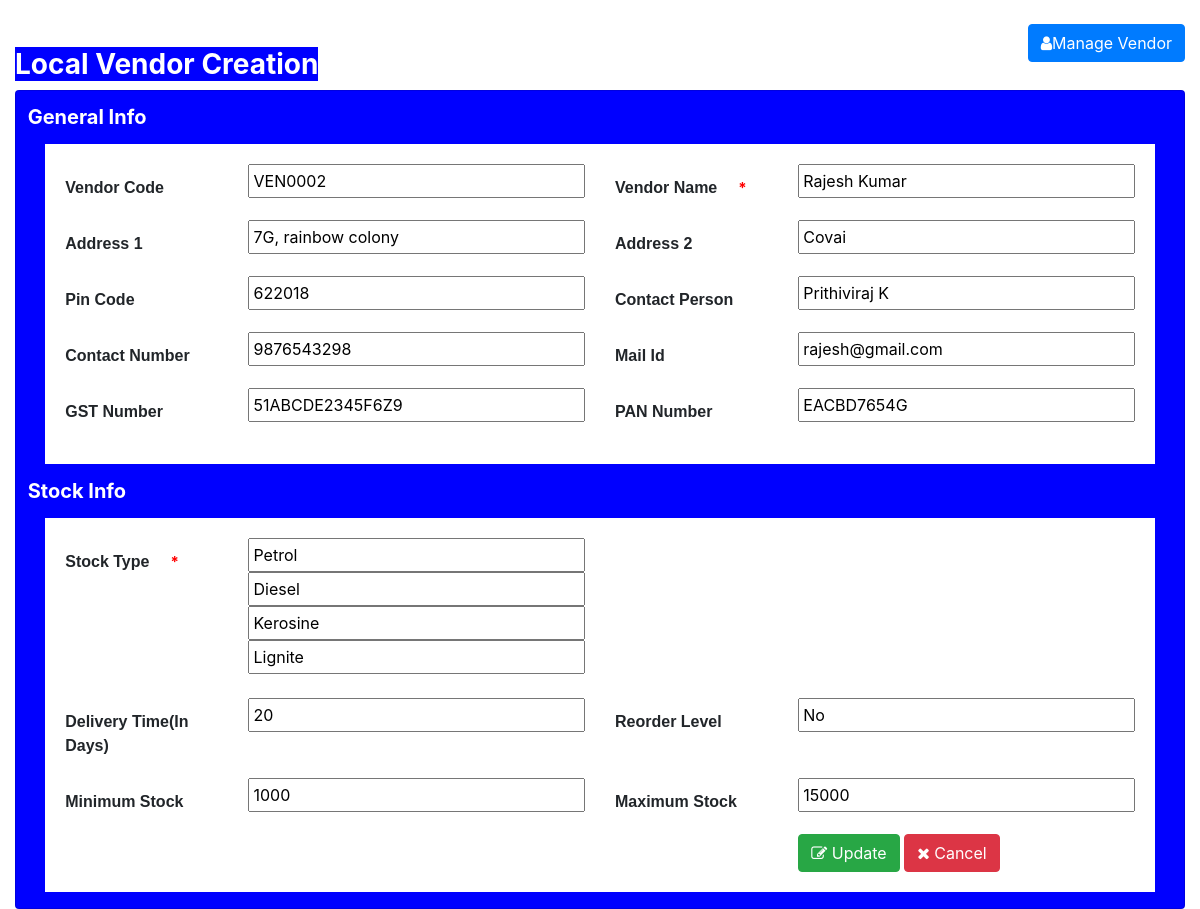
Screenshot of /php/updatevendor.php?vendorid=2 with the database file from the repository.
### tables this page shows
CREATE TABLE `vendordetails` (
  `vendorid` int(5) NOT NULL,
  `vendorcode` varchar(30) NOT NULL,
  `vendorname` varchar(30) NOT NULL,
  `address1` varchar(30) NOT NULL,
  `address2` varchar(30) NOT NULL,
  `pincode` int(10) NOT NULL,
  `contactperson` varchar(30) NOT NULL,
  `contact` varchar(30) NOT NULL,
  `mailid` varchar(50) NOT NULL,
  `gstnumber` varchar(30) NOT NULL,
  `pannumber` varchar(30) NOT NULL,
  `stocktype` varchar(100) NOT NULL,
  `deliverytime` varchar(30) NOT NULL,
  `reorderlevel` varchar(30) NOT NULL,
  `minimumstock` varchar(30) NOT NULL,
  `maximumstock` varchar(30) NOT NULL
);

### php/updatevendor.php (the view, shortened to what this page needs)
<?php
$mysqli = mysqli_connect("localhost", "root", "", "vendor") or die("Error in database connection".mysqli_error($mysqli));
if(isset($_GET["vendorid"]))
{
	$vendorid=$_GET["vendorid"];
$query="SELECT * FROM vendordetails WHERE vendorid='".$vendorid."' ";
$result=$mysqli->query($query);
if($result->num_rows>0){
	while($row=$result->fetch_assoc()){
		$vendorcode=$row["vendorcode"];
		$vendorname=$row["vendorname"];
		$address1=$row["address1"];
		$address2=$row["address2"];
		$pincode=$row["pincode"];
		$contactperson=$row["contactperson"];
		$contact=$row["contact"];
		$mailid=$row["mailid"];
		$gstnumber=$row["gstnumber"];
		$pannumber=$row["pannumber"];
		$stocktype=$row["stocktype"];
		$stocktypearray=explode(",", $stocktype);
		$deliverytime=$row["deliverytime"];
		$reorderlevel=$row["reorderlevel"];
		$minimumstock=$row["minimumstock"];
		$maximumstock=$row["maximumstock"];
	}
}
}
?>
<head>
<link rel="stylesheet" type="text/css" href="../css/bootstrap.css">
<link rel="stylesheet" type="text/css" href="../css/customstyle.css">
<link rel="stylesheet" href="https://use.fontawesome.com/releases/v5.6.3/css/all.css">
<link rel="stylesheet" href="https://cdnjs.cloudflare.com/ajax/libs/font-awesome/4.7.0/css/font-awesome.min.css">
</head>
<div class="container-fluid"><br>
<a href="managevendor.php"><button class="btn btn-primary float-right"><i class="fa fa-user"></i>Manage Vendor</button></a><br>
<h3><span class="bluehead">Local Vendor Creation</span></h3>
	<div class="card">
		<h5 class="card-title">General Info</h5>
		<form name="vendorform" action="updatevendor.php" method="POST">
		<div class="card-body">
			<div class="row">
				<div class="col-md-2">
					<label>Vendor Code</label>
				</div>
				<div class="col-md-4">
					<input type="text" id="vendorcode" name="vendorcode" value="<?php if(isset($vendorcode)){ echo $vendorcode; }?>">
				</div>
				<div class="col-md-2">
					<label>Vendor Name</label><span class="alert">*</span>
				</div>
				<div class="col-md-4">
					<input type="text"  id="vendorname" name="vendorname" value="<?php if(isset($vendorname)){ echo $vendorname; }?>">
				</div>
		    </div>
		    <div class="row">
				<div class="col-md-2">
					<label>Address 1</label>
				</div>
				<div class="col-md-4">
					<input type="text"  id="address1" name="address1" value="<?php if(isset($address1)){ echo $address1; }?>">
				</div>
				<div class="col-md-2">
					<label>Address 2</label>
				</div>
				<div class="col-md-4">
					<input type="text"  id="address2" name="address2" value="<?php if(isset($address2)){ echo $address2; }?>">
				</div>
		    </div>
		    <div class="row">
				<div class="col-md-2">
					<label>Pin Code</label>
				</div>
				<div class="col-md-4">
					<input type="text"  id="pincode" name="pincode" value="<?php if(isset($pincode)){ echo $pincode; }?>">
				</div>
				<div class="col-md-2">
					<label>Contact Person</label>
				</div>
				<div class="col-md-4">
					<input type="text"  id="contactperson" name="contactperson" value="<?php if(isset($contactperson)){ echo $contactperson; }?>">
				</div>
		    </div>
            <div class="row">
				<div class="col-md-2">
					<label>Contact Number</label>
				</div>
				<div class="col-md-4">
					<input type="text"  id="contact" name="contact" value="<?php if(isset($contact)){ echo $contact; }?>">
				</div>
				<div class="col-md-2">
					<label>Mail Id</label>
				</div>
				<div class="col-md-4">
					<input type="text" id="mailid" name="mailid" value="<?php if(isset($mailid)){ echo $mailid; }?>">
				</div>
		    </div>
		     <div class="row">
				<div class="col-md-2">
					<label>GST Number</label>
				</div>
				<div class="col-md-4">
					<input type="text"  id="gstnumber" name="gstnumber" value="<?php if(isset($gstnumber)){ echo $gstnumber; }?>">
				</div>
				<div class="col-md-2">
					<label>PAN Number</label>
				</div>
				<div class="col-md-4">
					<input type="text" id="pannumber" name="pannumber" value="<?php if(isset($pannumber)){ echo $pannumber; }?>">
				</div>
		    </div>
        </div>
		<h5 class="card-title">Stock Info</h5>
		<div class="card-body">
			<div class="row">
				<div class="col-md-2">
					<label>Stock Type</label><span class="alert">*</span>
				</div>
				<div class="col-md-4" id="stockfield">
				<?php foreach ($stocktypearray as $stocktype) { ?>
					<input type="text"  id="stocktype" name="stocktype[]" value="<?php if(isset($stocktype)){ echo $stocktype; }?>
					">
				<?php } ?>
					<div id="stockadd"></div><br>
			</div>
				<div class="col-md-6">
				</div>
		    </div>
		    <div class="row">
				<div class="col-md-2">
					<label>Delivery Time(In Days)</label>
				</div>
				<div class="col-md-4">
					<input type="text" id="deliverytime" name="deliverytime" value="<?php if(isset($deliverytime)){ echo $deliverytime; }?>">
				</div>
				<div class="col-md-2">
					<label>Reorder Level</label>
				</div>
				<div class="col-md-4">
					<input type="text"  id="reorderlevel" name="reorderlevel" value="<?php if(isset($reorderlevel)){ echo $reorderlevel; }?>">
				</div>
		    </div>
		    <div class="row">
		    	<div class="col-md-2">
					<label>Minimum Stock</label>
				</div>
				<div class="col-md-4">
					<input type="text" id="minimumstock" name="minimumstock" value="<?php if(isset($minimumstock)){ echo $minimumstock; }?>">
				</div>
				<div class="col-md-2">
					<label>Maximum Stock</label>
				</div>
				<div class="col-md-4">
					<input type="text"  id="maximumstock" name="maximumstock" value="<?php if(isset($maximumstock)){ echo $maximumstock; }?>">
				</div>
			</div>
		    <div class="row">
		    	<div class="col-md-4">
		    	</div>
		    	<div class="col-md-4">
		    	</div>
		    	<div class="col-md-4">
                <button type="submit" id="submitbtn" name="submitbtn" class="btn btn-success"><i class="fa fa-edit"></i>&nbspUpdate</button>
		    	<button type="reset" id="cancel" class="btn btn-danger"><i class="fa fa-close"></i>&nbspCancel</button>
		    	</div>
			</div>
        </div>
    </form>
</div>
</div>

### css/customstyle.css (style rules this page uses)
.card { background-color: blue; width: 100%; }
.card-body { background-color: white; width:95%; margin: auto; margin-top: none; }
.card-title { color:white; padding: 3px 0; margin-left: 1%; margin-top: 1%; font-weight: bold; }
.bluehead { background-color: blue; color: white; font-weight: bold; }
label { padding: 12px 0; font-family: sans-serif; font-weight: bold; }
input { padding:3px; width:100%; }
.alert { color:red; font-weight: bold; font-size: 15px; }

### rows the page displays
vendordetails: vendorcode "VEN0002", vendorname "Rajesh Kumar", address1 "7G, rainbow colony", address2 "Covai", pincode "622018", contactperson "Prithiviraj K", contact "9876543298", mailid "rajesh@gmail.com", gstnumber "51ABCDE2345F6Z9", pannumber "EACBD7654G", stocktype "Petrol", stocktype "Diesel", stocktype "Kerosine", stocktype "Lignite", deliverytime "20", reorderlevel "No", minimumstock "1000", maximumstock "15000"
